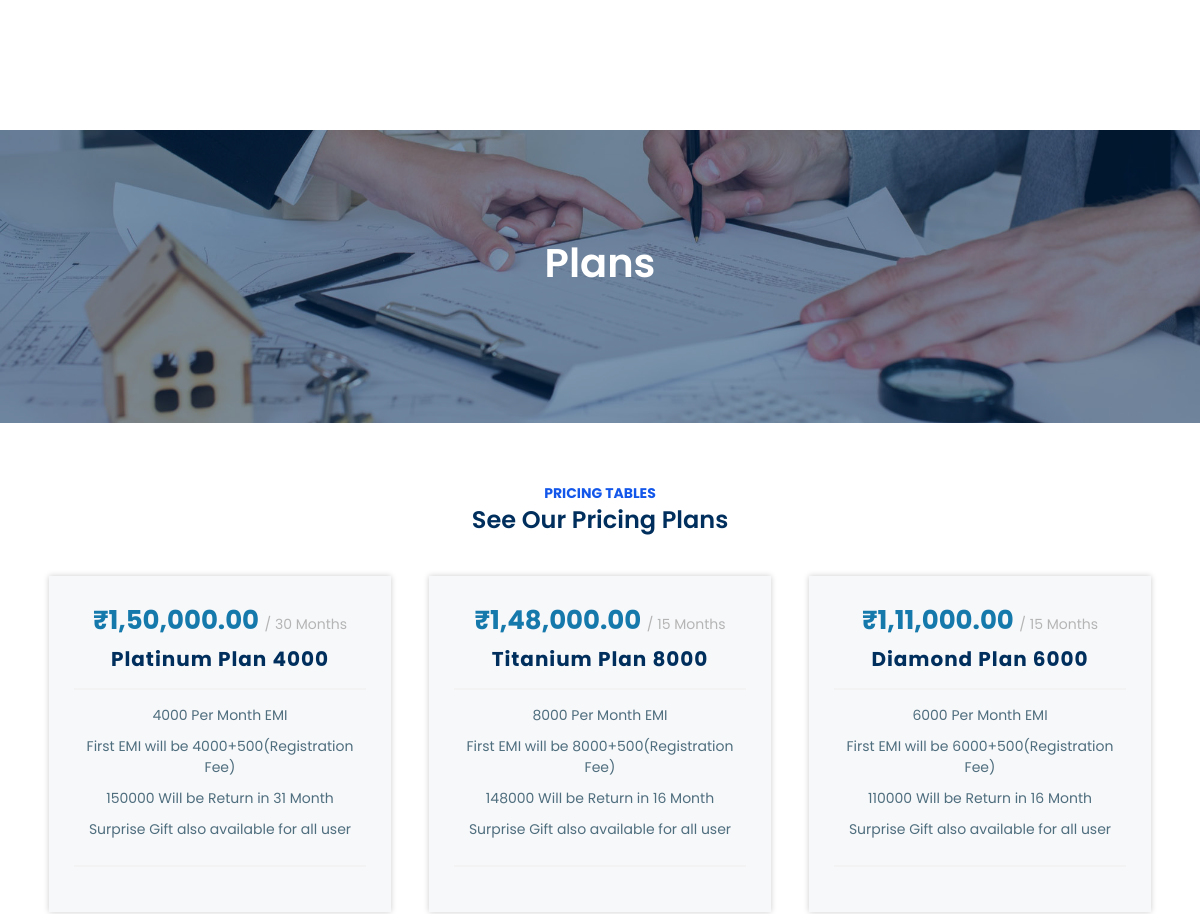
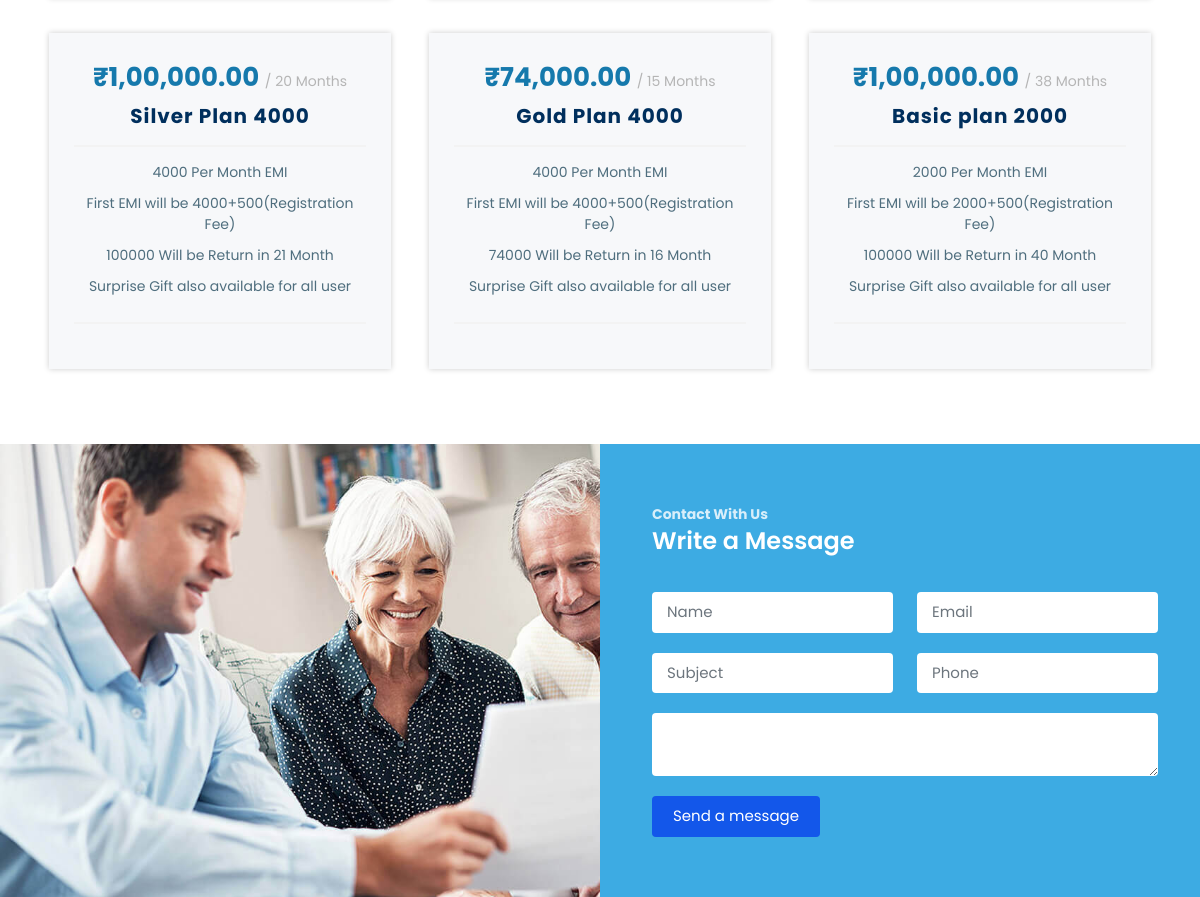
The app's page /plans with its own data (2 pictures, top to bottom).
### tables this page shows
CREATE TABLE `plans` (
  `id` int(11) NOT NULL,
  `plan_name` varchar(512) NOT NULL DEFAULT '',
  `plan_duration` int(11) NOT NULL DEFAULT '12' COMMENT 'in months',
  `description` text NOT NULL,
  `plan_emi_type` enum('daily','monthly','quaterly','half_yearly','yearly') NOT NULL DEFAULT 'monthly',
  `plan_amount` int(11) NOT NULL DEFAULT '0',
  `plan_emi` int(11) NOT NULL DEFAULT '0',
  `priority` int(11) NOT NULL DEFAULT '0',
  `datetime` datetime NOT NULL DEFAULT CURRENT_TIMESTAMP,
  `statusa` int(11) NOT NULL DEFAULT '0' COMMENT 'enable = 1, disable=0',
  `statusb` int(11) NOT NULL DEFAULT '0' COMMENT 'available = 1, not available = 0'
);

### webapps/apps/modules/website/views/website/plans.php (the view, shortened to what the rows shown need)
<section class="banner banner-inner">
    <h2>Plans</h2>
</section>
<section class="sec">
    <div class="container text-center">
        <h2>See Our Pricing Plans</h2>
        <div class="row">
            <?php foreach($plans_list as $row){?>
            <div class="col-md-4 my-plans">
                <div class="pricing-plan-col text-center">
                    <p class="pricing-top"><?php $formatter = new NumberFormatter('en_IN',  NumberFormatter::CURRENCY); echo $formatter->formatCurrency($row->plan_amount, 'INR');?> <span>/ <?php  echo ucwords(implode(' ', [$row->plan_duration, 'Months']));?></span></p>
                    <h4><?php echo $row->plan_name;?></h4>
                    <div class="pricing-con">
                        <?php echo $row->description;?>
                    </div>
                </div>
            </div>
            <?php }?>
        </div>
    </div>
</section>
<section class="sec write-sms-sec">
    <div class="container">
        <div class="row">
            <div class="col-md-6">
                <div class="write-sms-content">
                    <h2>Write a Message</h2>
                </div>
            </div>
        </div>
    </div>
</section>

### records on screen
plans: plan_amount "₹1,50,000.00", plan_duration "30 Months", plan_name "Platinum Plan 4000", description "4000 Per Month EMI First EMI will be 4000+500(Registration Fee) 150000 Will be Return in 31 Month Surprise Gift also available for all user"
plans: plan_amount "₹1,48,000.00", plan_duration "15 Months", plan_name "Titanium Plan 8000", description "8000 Per Month EMI First EMI will be 8000+500(Registration Fee) 148000 Will be Return in 16 Month Surprise Gift also available for all user"
plans: plan_amount "₹1,11,000.00", plan_duration "15 Months", plan_name "Diamond Plan 6000", description "6000 Per Month EMI First EMI will be 6000+500(Registration Fee) 110000 Will be Return in 16 Month Surprise Gift also available for all user"
plans: plan_amount "₹1,00,000.00", plan_duration "20 Months", plan_name "Silver Plan 4000", description "4000 Per Month EMI First EMI will be 4000+500(Registration Fee) 100000 Will be Return in 21 Month Surprise Gift also available for all user"
plans: plan_amount "₹74,000.00", plan_duration "15 Months", plan_name "Gold Plan 4000", description "4000 Per Month EMI First EMI will be 4000+500(Registration Fee) 74000 Will be Return in 16 Month Surprise Gift also available for all user"
plans: plan_amount "₹1,00,000.00", plan_duration "38 Months", plan_name "Basic plan 2000", description "2000 Per Month EMI First EMI will be 2000+500(Registration Fee) 100000 Will be Return in 40 Month Surprise Gift also available for all user"
